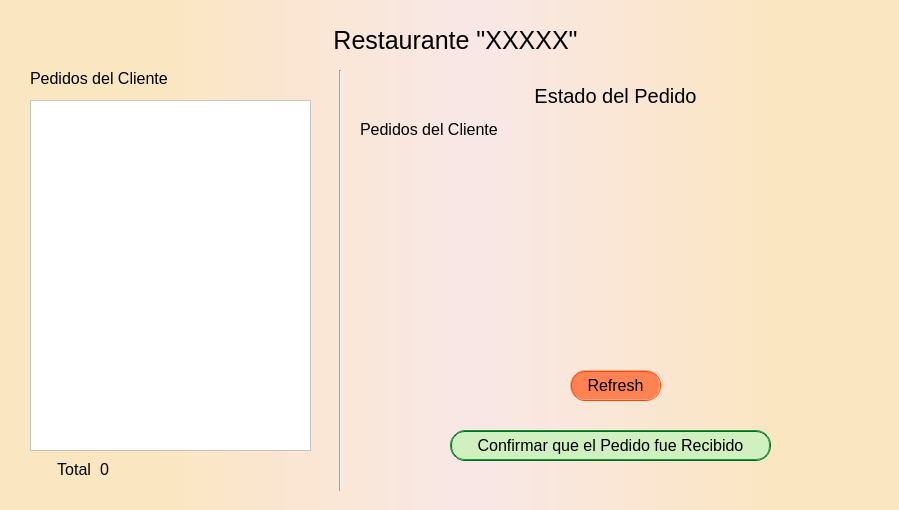
<?xml version="1.0" encoding="UTF-8"?>
<ui version="4.0">
 <class>VentanaPrincipalCliente</class>
 <widget class="QMainWindow" name="VentanaPrincipalCliente">
  <property name="geometry">
   <rect>
    <x>0</x>
    <y>0</y>
    <width>899</width>
    <height>510</height>
   </rect>
  </property>
  <property name="windowTitle">
   <string>RestauranTEC Principal Worker</string>
  </property>
  <property name="windowIcon">
   <iconset>
    <normaloff>img/LogoApp.png</normaloff>
    <normalon>img/LogoApp.png</normalon>img/LogoApp.png</iconset>
  </property>
  <property name="styleSheet">
   <string notr="true">QWidget#centralwidget{
	background-color: 
		qlineargradient(spread:pad, x1:0.181, y1:0, x2:0.858, y2:0, stop:0#fbe6c2, stop:0.511364 #F9E7E7, stop:1 #fbe6c2);
}
QFrame#frame_1{
	background-color:rgb(255, 157, 77, 200) ;
}
QFrame#frame_2
{
	background-color: #ffdb6e;
	border-right: 3px solid #a98600;
}  
</string>
  </property>
  <property name="dockNestingEnabled">
   <bool>false</bool>
  </property>
  <widget class="QWidget" name="centralwidget">
   <widget class="QStackedWidget" name="stackedWidget">
    <property name="geometry">
     <rect>
      <x>10</x>
      <y>10</y>
      <width>881</width>
      <height>491</height>
     </rect>
    </property>
    <property name="styleSheet">
     <string notr="true">QWidget{
	font-size: 16px;
}
QWidget#stackedWidget{
	background-color:rgba(0, 0, 0, 0) ;
}
QLabel#label_54{
	font-size: 20px;
}
QLabel#label_9, QLabel#label_40, QLabel#label_10{
	font-size: 25px;
}
QLabel#label_66, QLabel#label_75, QLabel#label_76{
	color: rgba(0,0,0, 0) ;
}
QLineEdit, QSpinBox{
	font-size: 12px;
    border-radius: 10px;
}

QPushButton{
	font-size: 16px;
	color: black;
	background-color: rgba(255,127,80, 250) ;
	border: 2px ridge #FF4500;
    border-radius: 15px;
}
QPushButton:hover{
	background-color:rgba(255,127,80, 150) ;
	color: #FF4500;
}
QPushButton:pressed{
	background-color:#FF4500 ;
	color:black;
}
QPushButton#pushButton_20, QPushButton#pushButton_21, QPushButton#pushButton_25{
	background-color: #D0F0C0;
	border-color: #0b6623;
}
QPushButton:hover#pushButton_20, QPushButton:hover#pushButton_21, QPushButton:hover#pushButton_25{
	background-color: #98FB98;
	color: #0b6623;
}
QPushButton:pressed#pushButton_20, QPushButton:pressed#pushButton_21, QPushButton:pressed#pushButton_25{
	background-color:#0b6623;
	color: #98FB98;
}
QPushButton#pushButton_22, QPushButton#pushButton_23, QPushButton#pushButton_26{
	background-color: #f5a49a;
	border-color: #b51a00;
}
QPushButton:hover#pushButton_22, QPushButton:hover#pushButton_23, QPushButton:hover#pushButton_26{
	background-color: #FA8072;
	color: #FF2400;
}
QPushButton:pressed#pushButton_22, QPushButton:pressed#pushButton_23, QPushButton:pressed#pushButton_26{
	background-color:#FF2400;
	color: #FA8072;
}

QListWidget {
	background: white;
}
QListView::item { 
	background-color:#fff9ae;
	color:#a98600;
 }
QListView::item:alternate {
 	background-color:#a98600;
	color: rgb(255, 232, 99);
 } 
QListView::item:selected {
	background-color: rgba(255,127,80, 250);
	color:  black;
 }

QLineEdit, QComboBox{
	font-size: 12px;
    border-radius: 10px;
}
QComboBox::drop-down {
    width: 25px;
    border-left-width: 5px;
    border-left-color:#FF4500;
    border-left-style: groove; /* just a single line */
    border-top-right-radius: 10px; /* same radius as the QComboBox */
    border-bottom-right-radius: 3px;
}
QComboBox::down-arrow {
    image: url(C://Users/Alexander/Desktop/RestauranTEC/RestauranTec/img/arrow.png);
}</string>
    </property>
    <property name="currentIndex">
     <number>1</number>
    </property>
    <widget class="QWidget" name="page_2">
     <widget class="QPushButton" name="pushButton_22">
      <property name="geometry">
       <rect>
        <x>670</x>
        <y>440</y>
        <width>71</width>
        <height>31</height>
       </rect>
      </property>
      <property name="text">
       <string>Vaciar</string>
      </property>
     </widget>
     <widget class="QPushButton" name="pushButton_20">
      <property name="geometry">
       <rect>
        <x>750</x>
        <y>440</y>
        <width>121</width>
        <height>31</height>
       </rect>
      </property>
      <property name="text">
       <string>Realizar Pedido</string>
      </property>
     </widget>
     <widget class="QListWidget" name="listProd_3">
      <property name="geometry">
       <rect>
        <x>20</x>
        <y>90</y>
        <width>261</width>
        <height>381</height>
       </rect>
      </property>
      <property name="font">
       <font>
        <family>Prototype</family>
        <pointsize>-1</pointsize>
        <weight>50</weight>
        <italic>false</italic>
        <bold>false</bold>
       </font>
      </property>
      <property name="styleSheet">
       <string notr="true"/>
      </property>
      <property name="alternatingRowColors">
       <bool>true</bool>
      </property>
     </widget>
     <widget class="QLabel" name="label_47">
      <property name="geometry">
       <rect>
        <x>290</x>
        <y>50</y>
        <width>311</width>
        <height>31</height>
       </rect>
      </property>
      <property name="text">
       <string>Producto Seleccionado</string>
      </property>
      <property name="alignment">
       <set>Qt::AlignCenter</set>
      </property>
     </widget>
     <widget class="QLabel" name="label_9">
      <property name="geometry">
       <rect>
        <x>0</x>
        <y>10</y>
        <width>881</width>
        <height>31</height>
       </rect>
      </property>
      <property name="text">
       <string>Mesa #X</string>
      </property>
      <property name="alignment">
       <set>Qt::AlignCenter</set>
      </property>
     </widget>
     <widget class="QLabel" name="label_46">
      <property name="geometry">
       <rect>
        <x>20</x>
        <y>70</y>
        <width>191</width>
        <height>16</height>
       </rect>
      </property>
      <property name="font">
       <font>
        <pointsize>-1</pointsize>
       </font>
      </property>
      <property name="text">
       <string>Lista de Platos</string>
      </property>
      <property name="alignment">
       <set>Qt::AlignLeading|Qt::AlignLeft|Qt::AlignVCenter</set>
      </property>
     </widget>
     <widget class="QListWidget" name="listProd_5">
      <property name="geometry">
       <rect>
        <x>610</x>
        <y>30</y>
        <width>251</width>
        <height>371</height>
       </rect>
      </property>
      <property name="font">
       <font>
        <family>Prototype</family>
        <pointsize>-1</pointsize>
        <weight>50</weight>
        <italic>false</italic>
        <bold>false</bold>
       </font>
      </property>
      <property name="styleSheet">
       <string notr="true"/>
      </property>
      <property name="alternatingRowColors">
       <bool>true</bool>
      </property>
      <property name="selectionMode">
       <enum>QAbstractItemView::MultiSelection</enum>
      </property>
      <property name="sortingEnabled">
       <bool>true</bool>
      </property>
     </widget>
     <widget class="QLabel" name="label_48">
      <property name="geometry">
       <rect>
        <x>510</x>
        <y>50</y>
        <width>181</width>
        <height>31</height>
       </rect>
      </property>
      <property name="text">
       <string/>
      </property>
      <property name="alignment">
       <set>Qt::AlignLeading|Qt::AlignLeft|Qt::AlignVCenter</set>
      </property>
     </widget>
     <widget class="QComboBox" name="comboBox_3">
      <property name="geometry">
       <rect>
        <x>70</x>
        <y>30</y>
        <width>191</width>
        <height>22</height>
       </rect>
      </property>
      <item>
       <property name="text">
        <string/>
       </property>
      </item>
      <item>
       <property name="text">
        <string>BEBIDA</string>
       </property>
      </item>
      <item>
       <property name="text">
        <string>PRINCIPAL</string>
       </property>
      </item>
      <item>
       <property name="text">
        <string>ENTRADA</string>
       </property>
      </item>
     </widget>
     <widget class="QLabel" name="label_57">
      <property name="geometry">
       <rect>
        <x>20</x>
        <y>30</y>
        <width>81</width>
        <height>21</height>
       </rect>
      </property>
      <property name="font">
       <font>
        <pointsize>-1</pointsize>
       </font>
      </property>
      <property name="text">
       <string>Filtro:</string>
      </property>
      <property name="alignment">
       <set>Qt::AlignLeading|Qt::AlignLeft|Qt::AlignVCenter</set>
      </property>
     </widget>
     <widget class="QLabel" name="label_58">
      <property name="geometry">
       <rect>
        <x>380</x>
        <y>80</y>
        <width>121</width>
        <height>121</height>
       </rect>
      </property>
      <property name="styleSheet">
       <string notr="true"/>
      </property>
      <property name="text">
       <string/>
      </property>
      <property name="pixmap">
       <pixmap>img/Taco.png</pixmap>
      </property>
      <property name="scaledContents">
       <bool>true</bool>
      </property>
     </widget>
     <widget class="QLabel" name="label_59">
      <property name="geometry">
       <rect>
        <x>290</x>
        <y>230</y>
        <width>111</width>
        <height>16</height>
       </rect>
      </property>
      <property name="text">
       <string>Nombre</string>
      </property>
     </widget>
     <widget class="QLabel" name="label_60">
      <property name="geometry">
       <rect>
        <x>290</x>
        <y>260</y>
        <width>111</width>
        <height>16</height>
       </rect>
      </property>
      <property name="text">
       <string>Precio</string>
      </property>
     </widget>
     <widget class="QLabel" name="label_44">
      <property name="geometry">
       <rect>
        <x>290</x>
        <y>320</y>
        <width>111</width>
        <height>21</height>
       </rect>
      </property>
      <property name="text">
       <string>Descripcion</string>
      </property>
      <property name="alignment">
       <set>Qt::AlignLeading|Qt::AlignLeft|Qt::AlignTop</set>
      </property>
     </widget>
     <widget class="QLabel" name="label_61">
      <property name="geometry">
       <rect>
        <x>290</x>
        <y>290</y>
        <width>111</width>
        <height>21</height>
       </rect>
      </property>
      <property name="text">
       <string>Tipo</string>
      </property>
     </widget>
     <widget class="QLabel" name="label_62">
      <property name="geometry">
       <rect>
        <x>380</x>
        <y>230</y>
        <width>201</width>
        <height>20</height>
       </rect>
      </property>
      <property name="text">
       <string/>
      </property>
     </widget>
     <widget class="QLabel" name="label_63">
      <property name="geometry">
       <rect>
        <x>380</x>
        <y>260</y>
        <width>201</width>
        <height>20</height>
       </rect>
      </property>
      <property name="text">
       <string/>
      </property>
     </widget>
     <widget class="QLabel" name="label_64">
      <property name="geometry">
       <rect>
        <x>380</x>
        <y>290</y>
        <width>201</width>
        <height>20</height>
       </rect>
      </property>
      <property name="text">
       <string/>
      </property>
     </widget>
     <widget class="QPushButton" name="pushButton_19">
      <property name="geometry">
       <rect>
        <x>390</x>
        <y>420</y>
        <width>131</width>
        <height>31</height>
       </rect>
      </property>
      <property name="text">
       <string>Añádir Plato</string>
      </property>
     </widget>
     <widget class="QLabel" name="label">
      <property name="geometry">
       <rect>
        <x>380</x>
        <y>320</y>
        <width>201</width>
        <height>51</height>
       </rect>
      </property>
      <property name="text">
       <string>&lt;html&gt;&lt;head/&gt;&lt;body&gt;&lt;p&gt;&lt;br/&gt;&lt;/p&gt;&lt;/body&gt;&lt;/html&gt;</string>
      </property>
      <property name="scaledContents">
       <bool>false</bool>
      </property>
      <property name="alignment">
       <set>Qt::AlignLeading|Qt::AlignLeft|Qt::AlignTop</set>
      </property>
      <property name="wordWrap">
       <bool>true</bool>
      </property>
     </widget>
     <widget class="QLabel" name="label_45">
      <property name="geometry">
       <rect>
        <x>290</x>
        <y>390</y>
        <width>111</width>
        <height>21</height>
       </rect>
      </property>
      <property name="text">
       <string>Cantidad</string>
      </property>
      <property name="alignment">
       <set>Qt::AlignLeading|Qt::AlignLeft|Qt::AlignTop</set>
      </property>
     </widget>
     <widget class="QLabel" name="label_65">
      <property name="geometry">
       <rect>
        <x>620</x>
        <y>410</y>
        <width>51</width>
        <height>21</height>
       </rect>
      </property>
      <property name="text">
       <string>Total</string>
      </property>
      <property name="alignment">
       <set>Qt::AlignRight|Qt::AlignTop|Qt::AlignTrailing</set>
      </property>
     </widget>
     <widget class="QLabel" name="label_67">
      <property name="geometry">
       <rect>
        <x>610</x>
        <y>10</y>
        <width>251</width>
        <height>16</height>
       </rect>
      </property>
      <property name="font">
       <font>
        <pointsize>-1</pointsize>
       </font>
      </property>
      <property name="text">
       <string>Pedido del Cliente</string>
      </property>
      <property name="alignment">
       <set>Qt::AlignLeading|Qt::AlignLeft|Qt::AlignVCenter</set>
      </property>
     </widget>
     <widget class="QLabel" name="label_68">
      <property name="geometry">
       <rect>
        <x>560</x>
        <y>130</y>
        <width>21</width>
        <height>21</height>
       </rect>
      </property>
      <property name="styleSheet">
       <string notr="true"/>
      </property>
      <property name="text">
       <string/>
      </property>
      <property name="pixmap">
       <pixmap>img/Arrow_Right.png</pixmap>
      </property>
      <property name="scaledContents">
       <bool>true</bool>
      </property>
     </widget>
     <widget class="QLabel" name="label_69">
      <property name="geometry">
       <rect>
        <x>300</x>
        <y>130</y>
        <width>21</width>
        <height>21</height>
       </rect>
      </property>
      <property name="styleSheet">
       <string notr="true"/>
      </property>
      <property name="text">
       <string/>
      </property>
      <property name="pixmap">
       <pixmap>img/Arrow_Right.png</pixmap>
      </property>
      <property name="scaledContents">
       <bool>true</bool>
      </property>
     </widget>
     <widget class="QSpinBox" name="spinCant">
      <property name="geometry">
       <rect>
        <x>380</x>
        <y>380</y>
        <width>201</width>
        <height>31</height>
       </rect>
      </property>
      <property name="alignment">
       <set>Qt::AlignCenter</set>
      </property>
      <property name="maximum">
       <number>10000000</number>
      </property>
     </widget>
     <widget class="QSpinBox" name="spinCant_3">
      <property name="enabled">
       <bool>true</bool>
      </property>
      <property name="geometry">
       <rect>
        <x>680</x>
        <y>410</y>
        <width>151</width>
        <height>20</height>
       </rect>
      </property>
      <property name="frame">
       <bool>true</bool>
      </property>
      <property name="alignment">
       <set>Qt::AlignCenter</set>
      </property>
      <property name="readOnly">
       <bool>true</bool>
      </property>
      <property name="buttonSymbols">
       <enum>QAbstractSpinBox::NoButtons</enum>
      </property>
      <property name="maximum">
       <number>10000000</number>
      </property>
     </widget>
     <widget class="QPushButton" name="pushButton_26">
      <property name="geometry">
       <rect>
        <x>590</x>
        <y>440</y>
        <width>71</width>
        <height>31</height>
       </rect>
      </property>
      <property name="text">
       <string>Eliminar</string>
      </property>
     </widget>
     <widget class="QPushButton" name="pushButton_27">
      <property name="geometry">
       <rect>
        <x>260</x>
        <y>30</y>
        <width>31</width>
        <height>21</height>
       </rect>
      </property>
      <property name="text">
       <string>Go</string>
      </property>
     </widget>
     <widget class="QLabel" name="label_66">
      <property name="geometry">
       <rect>
        <x>10</x>
        <y>0</y>
        <width>81</width>
        <height>21</height>
       </rect>
      </property>
      <property name="font">
       <font>
        <pointsize>-1</pointsize>
       </font>
      </property>
      <property name="text">
       <string>1</string>
      </property>
      <property name="alignment">
       <set>Qt::AlignLeading|Qt::AlignLeft|Qt::AlignVCenter</set>
      </property>
     </widget>
    </widget>
    <widget class="QWidget" name="page_3">
     <widget class="QLabel" name="label_52">
      <property name="geometry">
       <rect>
        <x>20</x>
        <y>60</y>
        <width>191</width>
        <height>16</height>
       </rect>
      </property>
      <property name="font">
       <font>
        <pointsize>-1</pointsize>
       </font>
      </property>
      <property name="text">
       <string>Pedidos del Cliente</string>
      </property>
      <property name="alignment">
       <set>Qt::AlignLeading|Qt::AlignLeft|Qt::AlignVCenter</set>
      </property>
     </widget>
     <widget class="QLabel" name="label_40">
      <property name="geometry">
       <rect>
        <x>20</x>
        <y>10</y>
        <width>851</width>
        <height>41</height>
       </rect>
      </property>
      <property name="text">
       <string>Restaurante &quot;XXXXX&quot;</string>
      </property>
      <property name="alignment">
       <set>Qt::AlignCenter</set>
      </property>
     </widget>
     <widget class="QListWidget" name="listProd_4">
      <property name="geometry">
       <rect>
        <x>20</x>
        <y>90</y>
        <width>281</width>
        <height>351</height>
       </rect>
      </property>
      <property name="font">
       <font>
        <family>Prototype</family>
        <pointsize>-1</pointsize>
        <weight>50</weight>
        <italic>false</italic>
        <bold>false</bold>
       </font>
      </property>
      <property name="styleSheet">
       <string notr="true"/>
      </property>
      <property name="alternatingRowColors">
       <bool>true</bool>
      </property>
      <property name="selectionMode">
       <enum>QAbstractItemView::MultiSelection</enum>
      </property>
      <property name="sortingEnabled">
       <bool>true</bool>
      </property>
     </widget>
     <widget class="QPushButton" name="pushButton_21">
      <property name="geometry">
       <rect>
        <x>440</x>
        <y>420</y>
        <width>321</width>
        <height>31</height>
       </rect>
      </property>
      <property name="text">
       <string>Confirmar que el Pedido fue Recibido</string>
      </property>
     </widget>
     <widget class="QLabel" name="label_70">
      <property name="geometry">
       <rect>
        <x>90</x>
        <y>450</y>
        <width>111</width>
        <height>21</height>
       </rect>
      </property>
      <property name="text">
       <string>0</string>
      </property>
      <property name="alignment">
       <set>Qt::AlignLeading|Qt::AlignLeft|Qt::AlignTop</set>
      </property>
     </widget>
     <widget class="QLabel" name="label_71">
      <property name="geometry">
       <rect>
        <x>30</x>
        <y>450</y>
        <width>51</width>
        <height>21</height>
       </rect>
      </property>
      <property name="text">
       <string>Total</string>
      </property>
      <property name="alignment">
       <set>Qt::AlignRight|Qt::AlignTop|Qt::AlignTrailing</set>
      </property>
     </widget>
     <widget class="Line" name="line">
      <property name="geometry">
       <rect>
        <x>320</x>
        <y>60</y>
        <width>20</width>
        <height>421</height>
       </rect>
      </property>
      <property name="orientation">
       <enum>Qt::Vertical</enum>
      </property>
     </widget>
     <widget class="QLabel" name="label_53">
      <property name="geometry">
       <rect>
        <x>350</x>
        <y>110</y>
        <width>511</width>
        <height>71</height>
       </rect>
      </property>
      <property name="font">
       <font>
        <pointsize>-1</pointsize>
       </font>
      </property>
      <property name="text">
       <string>Pedidos del Cliente</string>
      </property>
      <property name="alignment">
       <set>Qt::AlignLeading|Qt::AlignLeft|Qt::AlignTop</set>
      </property>
      <property name="wordWrap">
       <bool>true</bool>
      </property>
     </widget>
     <widget class="QLabel" name="label_54">
      <property name="geometry">
       <rect>
        <x>340</x>
        <y>70</y>
        <width>531</width>
        <height>31</height>
       </rect>
      </property>
      <property name="font">
       <font>
        <pointsize>-1</pointsize>
       </font>
      </property>
      <property name="text">
       <string>Estado del Pedido</string>
      </property>
      <property name="alignment">
       <set>Qt::AlignCenter</set>
      </property>
     </widget>
     <widget class="QLabel" name="label_72">
      <property name="geometry">
       <rect>
        <x>520</x>
        <y>190</y>
        <width>161</width>
        <height>161</height>
       </rect>
      </property>
      <property name="styleSheet">
       <string notr="true"/>
      </property>
      <property name="text">
       <string/>
      </property>
      <property name="scaledContents">
       <bool>true</bool>
      </property>
     </widget>
     <widget class="QPushButton" name="pushButton_24">
      <property name="geometry">
       <rect>
        <x>560</x>
        <y>360</y>
        <width>91</width>
        <height>31</height>
       </rect>
      </property>
      <property name="text">
       <string>Refresh</string>
      </property>
     </widget>
     <widget class="QLabel" name="label_75">
      <property name="geometry">
       <rect>
        <x>10</x>
        <y>10</y>
        <width>81</width>
        <height>21</height>
       </rect>
      </property>
      <property name="font">
       <font>
        <pointsize>-1</pointsize>
       </font>
      </property>
      <property name="text">
       <string>1</string>
      </property>
      <property name="alignment">
       <set>Qt::AlignLeading|Qt::AlignLeft|Qt::AlignVCenter</set>
      </property>
     </widget>
    </widget>
    <widget class="QWidget" name="page">
     <widget class="QLabel" name="label_73">
      <property name="geometry">
       <rect>
        <x>140</x>
        <y>60</y>
        <width>161</width>
        <height>31</height>
       </rect>
      </property>
      <property name="text">
       <string>0</string>
      </property>
      <property name="alignment">
       <set>Qt::AlignLeading|Qt::AlignLeft|Qt::AlignTop</set>
      </property>
     </widget>
     <widget class="QLabel" name="label_74">
      <property name="geometry">
       <rect>
        <x>20</x>
        <y>60</y>
        <width>111</width>
        <height>31</height>
       </rect>
      </property>
      <property name="text">
       <string>Total a Pagar</string>
      </property>
      <property name="alignment">
       <set>Qt::AlignRight|Qt::AlignTop|Qt::AlignTrailing</set>
      </property>
     </widget>
     <widget class="QListWidget" name="listProd_6">
      <property name="geometry">
       <rect>
        <x>20</x>
        <y>120</y>
        <width>291</width>
        <height>351</height>
       </rect>
      </property>
      <property name="font">
       <font>
        <family>Prototype</family>
        <pointsize>-1</pointsize>
        <weight>50</weight>
        <italic>false</italic>
        <bold>false</bold>
       </font>
      </property>
      <property name="styleSheet">
       <string notr="true"/>
      </property>
      <property name="alternatingRowColors">
       <bool>true</bool>
      </property>
     </widget>
     <widget class="QLabel" name="label_55">
      <property name="geometry">
       <rect>
        <x>20</x>
        <y>90</y>
        <width>191</width>
        <height>21</height>
       </rect>
      </property>
      <property name="font">
       <font>
        <pointsize>-1</pointsize>
       </font>
      </property>
      <property name="text">
       <string>Productos Comprados</string>
      </property>
      <property name="alignment">
       <set>Qt::AlignLeading|Qt::AlignLeft|Qt::AlignVCenter</set>
      </property>
     </widget>
     <widget class="QLabel" name="label_10">
      <property name="geometry">
       <rect>
        <x>0</x>
        <y>20</y>
        <width>881</width>
        <height>31</height>
       </rect>
      </property>
      <property name="text">
       <string>Pago del Pedido</string>
      </property>
      <property name="alignment">
       <set>Qt::AlignCenter</set>
      </property>
     </widget>
     <widget class="QLabel" name="label_11">
      <property name="geometry">
       <rect>
        <x>350</x>
        <y>120</y>
        <width>111</width>
        <height>16</height>
       </rect>
      </property>
      <property name="text">
       <string>Nombre</string>
      </property>
     </widget>
     <widget class="QLabel" name="label_13">
      <property name="geometry">
       <rect>
        <x>350</x>
        <y>240</y>
        <width>111</width>
        <height>16</height>
       </rect>
      </property>
      <property name="text">
       <string>Telefono</string>
      </property>
     </widget>
     <widget class="QLineEdit" name="lineEdit_6">
      <property name="geometry">
       <rect>
        <x>500</x>
        <y>200</y>
        <width>361</width>
        <height>20</height>
       </rect>
      </property>
     </widget>
     <widget class="QLabel" name="label_18">
      <property name="geometry">
       <rect>
        <x>350</x>
        <y>200</y>
        <width>171</width>
        <height>16</height>
       </rect>
      </property>
      <property name="text">
       <string>Numero Documento</string>
      </property>
     </widget>
     <widget class="QLineEdit" name="lineEdit_11">
      <property name="geometry">
       <rect>
        <x>500</x>
        <y>240</y>
        <width>361</width>
        <height>20</height>
       </rect>
      </property>
     </widget>
     <widget class="QComboBox" name="comboBox_4">
      <property name="geometry">
       <rect>
        <x>500</x>
        <y>160</y>
        <width>361</width>
        <height>22</height>
       </rect>
      </property>
      <item>
       <property name="text">
        <string/>
       </property>
      </item>
      <item>
       <property name="text">
        <string>Cedula Ciudadania</string>
       </property>
      </item>
      <item>
       <property name="text">
        <string>Cedula Extrangeria</string>
       </property>
      </item>
      <item>
       <property name="text">
        <string>NIT</string>
       </property>
      </item>
     </widget>
     <widget class="QLineEdit" name="lineEdit_2">
      <property name="geometry">
       <rect>
        <x>500</x>
        <y>120</y>
        <width>361</width>
        <height>20</height>
       </rect>
      </property>
      <property name="text">
       <string/>
      </property>
     </widget>
     <widget class="QLabel" name="label_17">
      <property name="geometry">
       <rect>
        <x>350</x>
        <y>160</y>
        <width>141</width>
        <height>21</height>
       </rect>
      </property>
      <property name="text">
       <string>Tipo de Documento</string>
      </property>
      <property name="alignment">
       <set>Qt::AlignLeading|Qt::AlignLeft|Qt::AlignTop</set>
      </property>
     </widget>
     <widget class="QLabel" name="label_19">
      <property name="geometry">
       <rect>
        <x>350</x>
        <y>280</y>
        <width>121</width>
        <height>21</height>
       </rect>
      </property>
      <property name="text">
       <string>Metodo de Pago</string>
      </property>
      <property name="alignment">
       <set>Qt::AlignLeading|Qt::AlignLeft|Qt::AlignTop</set>
      </property>
     </widget>
     <widget class="QComboBox" name="comboBox_5">
      <property name="geometry">
       <rect>
        <x>500</x>
        <y>280</y>
        <width>361</width>
        <height>22</height>
       </rect>
      </property>
      <item>
       <property name="text">
        <string/>
       </property>
      </item>
      <item>
       <property name="text">
        <string>Efectivo</string>
       </property>
      </item>
      <item>
       <property name="text">
        <string>Tarjeta</string>
       </property>
      </item>
     </widget>
     <widget class="QLabel" name="label_20">
      <property name="geometry">
       <rect>
        <x>350</x>
        <y>320</y>
        <width>141</width>
        <height>21</height>
       </rect>
      </property>
      <property name="text">
       <string>Cantidad Pagada</string>
      </property>
      <property name="alignment">
       <set>Qt::AlignLeading|Qt::AlignLeft|Qt::AlignTop</set>
      </property>
     </widget>
     <widget class="QLabel" name="label_21">
      <property name="geometry">
       <rect>
        <x>350</x>
        <y>360</y>
        <width>111</width>
        <height>21</height>
       </rect>
      </property>
      <property name="text">
       <string>Cambio</string>
      </property>
      <property name="alignment">
       <set>Qt::AlignLeading|Qt::AlignLeft|Qt::AlignTop</set>
      </property>
     </widget>
     <widget class="QPushButton" name="pushButton_23">
      <property name="geometry">
       <rect>
        <x>420</x>
        <y>420</y>
        <width>151</width>
        <height>31</height>
       </rect>
      </property>
      <property name="text">
       <string>Vaciar Formulario</string>
      </property>
     </widget>
     <widget class="QPushButton" name="pushButton_25">
      <property name="geometry">
       <rect>
        <x>650</x>
        <y>420</y>
        <width>151</width>
        <height>31</height>
       </rect>
      </property>
      <property name="text">
       <string>Confirmar Pago</string>
      </property>
     </widget>
     <widget class="Line" name="line_2">
      <property name="geometry">
       <rect>
        <x>320</x>
        <y>100</y>
        <width>20</width>
        <height>381</height>
       </rect>
      </property>
      <property name="orientation">
       <enum>Qt::Vertical</enum>
      </property>
     </widget>
     <widget class="QLabel" name="label_22">
      <property name="geometry">
       <rect>
        <x>500</x>
        <y>360</y>
        <width>361</width>
        <height>21</height>
       </rect>
      </property>
      <property name="text">
       <string/>
      </property>
      <property name="alignment">
       <set>Qt::AlignLeading|Qt::AlignLeft|Qt::AlignTop</set>
      </property>
     </widget>
     <widget class="QLabel" name="label_56">
      <property name="geometry">
       <rect>
        <x>550</x>
        <y>70</y>
        <width>191</width>
        <height>21</height>
       </rect>
      </property>
      <property name="font">
       <font>
        <pointsize>-1</pointsize>
       </font>
      </property>
      <property name="text">
       <string>Datos de Facturacion</string>
      </property>
      <property name="alignment">
       <set>Qt::AlignLeading|Qt::AlignLeft|Qt::AlignVCenter</set>
      </property>
     </widget>
     <widget class="QSpinBox" name="spinCant_2">
      <property name="geometry">
       <rect>
        <x>500</x>
        <y>320</y>
        <width>361</width>
        <height>21</height>
       </rect>
      </property>
      <property name="maximum">
       <number>10000000</number>
      </property>
     </widget>
     <widget class="QLabel" name="label_76">
      <property name="geometry">
       <rect>
        <x>10</x>
        <y>10</y>
        <width>81</width>
        <height>21</height>
       </rect>
      </property>
      <property name="font">
       <font>
        <pointsize>-1</pointsize>
       </font>
      </property>
      <property name="text">
       <string>1</string>
      </property>
      <property name="alignment">
       <set>Qt::AlignLeading|Qt::AlignLeft|Qt::AlignVCenter</set>
      </property>
     </widget>
     <widget class="QPushButton" name="pushButton_28">
      <property name="geometry">
       <rect>
        <x>790</x>
        <y>350</y>
        <width>71</width>
        <height>31</height>
       </rect>
      </property>
      <property name="text">
       <string>Calcular</string>
      </property>
     </widget>
    </widget>
   </widget>
  </widget>
  <action name="actionSalir">
   <property name="text">
    <string>Salir</string>
   </property>
  </action>
 </widget>
 <resources/>
 <connections/>
</ui>
